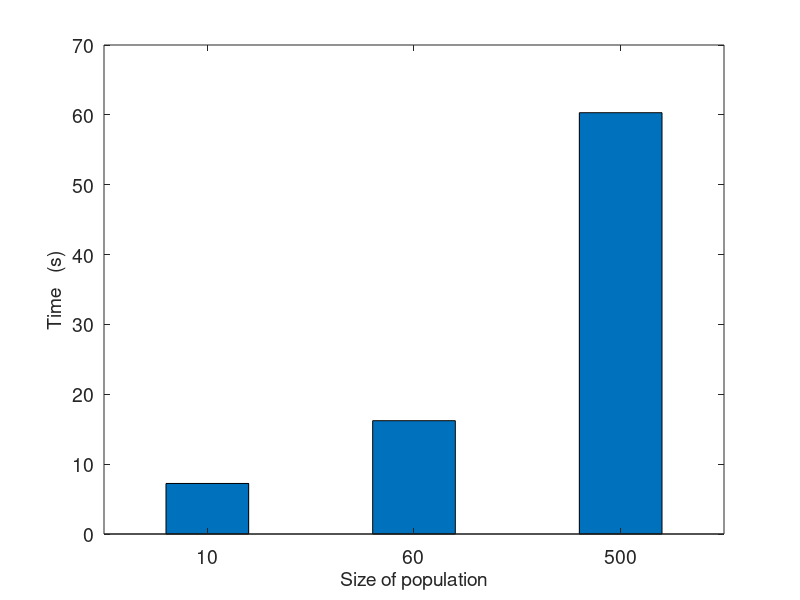

Reproduce this figure in MATLAB.
clear;

L10 = 7.2344;
L60 = 16.221;
L500 = 60.3093;

X = [L10; L60; L500];
fontsize = 14;
bar(X, 0.4);
set(gca,'XTickLabel',{'10', '60', '500'});
set(gca,'fontsize', fontsize);
ylabel('Time   (s)', 'fontsize', fontsize);
xlabel('Size of population', 'fontsize', fontsize);